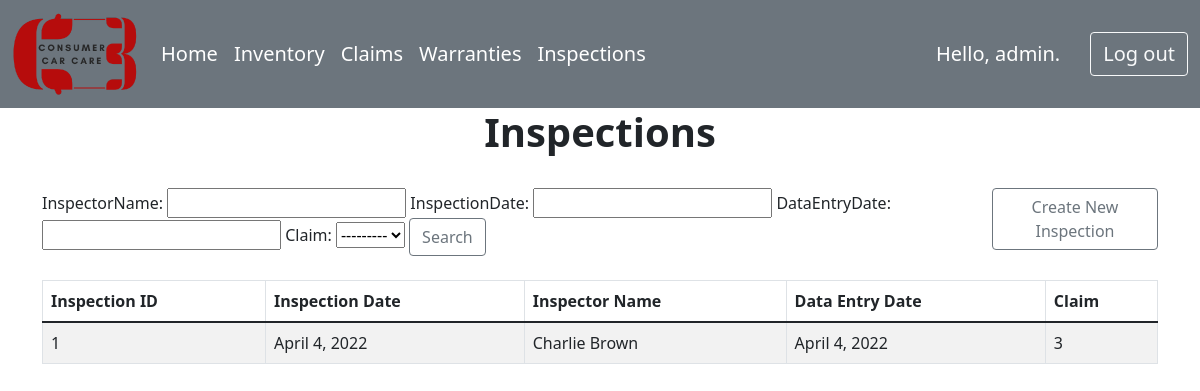
The app's page /inspectionsIndex/ (signed in), older data.
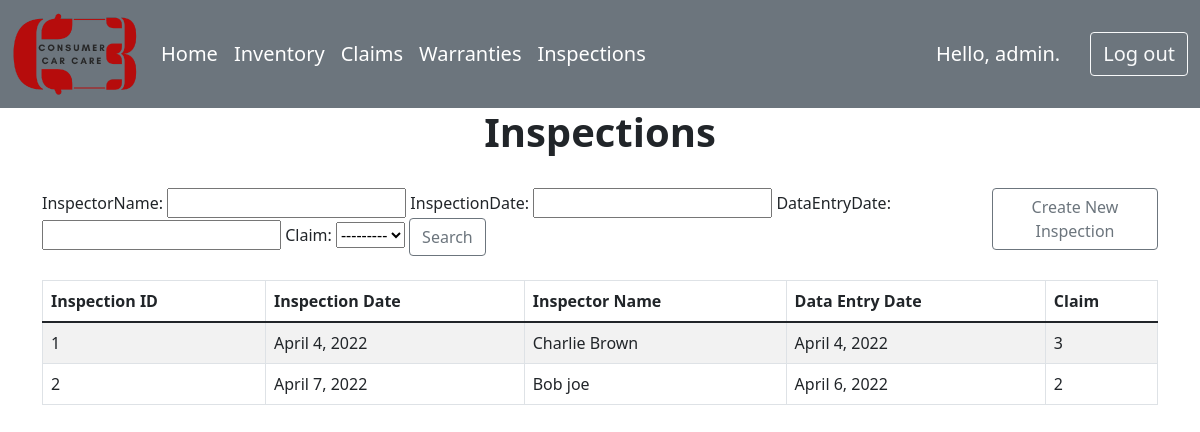
The same page, newer data.
### enterprises/models.py (models this page shows, shortened)
class Inspection(models.Model):
    inspectorName = models.CharField(max_length=30) # stored because the form can be filled out on someone's behalf
    inspectionDate = models.DateField(blank=True, null=True)
    dataEntryDate = models.DateField()
    claim = models.ForeignKey(Claim,on_delete=models.SET_NULL,null=True)

class Claim(models.Model):
    claimDate = models.DateField()
    warranty = models.ForeignKey(Warranty,on_delete=models.SET_NULL,null=True)
    STATUS_CHOICES = [
        ('AP', 'Approved'),
        ('RE', 'Rejected'),
        ('AC', 'Active'),
        ('PE', 'Pending')
    ]
    status = models.CharField(
        max_length = 2,
        choices = STATUS_CHOICES,
        default = 'PE'
    )
    approvalDate = models.DateField(blank=True, null=True)
    def __str__(self):
        return(str(self.pk))

### enterprises/views.py (the view)
# urls.py: path('inspectionsIndex/', views.inspectionsIndex, name='inspectionsIndex'),
@login_required
def inspectionsIndex(request):
    inspections = Inspection.objects.order_by('inspectionDate')
    myFilter = InspectionFilter(request.GET, queryset=inspections)
    inspections = myFilter.qs
    context={'inspections':inspections, 'myFilter':myFilter}
    return render(request, 'enterprises/inspectionsIndex.html', context)

### enterprises/templates/enterprises/inspectionsIndex.html
{% extends "enterprises/base.html" %}
{% block content %}
<div class="container">
    <div class="row">
        <h1 style="font-weight: bold; text-align: center;">Inspections</h1>
    </div>
    <br>
    <div class="row">
        <div class="col-10">
            <form method="get">
                {{myFilter.form}}
                <button class="btn btn-outline-secondary" type="submit">Search</button>
            </form>
        </div>
        <div class="col-2">
            <a href="{% url 'enterprises:newInspection' %}">
                <button class="btn btn-outline-secondary">Create New Inspection</button>
            </a>
        </div>
    </div>
    <br>
    <table class="table table-striped table-responsive table-hover table-bordered">
    <thead>
        <tr>
            <th scope="col">Inspection ID</th>
            <th scope="col">Inspection Date</th>
            <th scope="col">Inspector Name</th>
            <th scope="col">Data Entry Date</th>
            <th scope="col">Claim</th>
        </tr>
    </thead>
    <tbody>
        {% for inspection in inspections %}
            <tr>
                <td>{{inspection.pk}}</td>
                <td>{{inspection.inspectionDate}}</td>
                <td>{{inspection.inspectorName}}</td>
                <td>{{inspection.dataEntryDate}}</td>
                <td>{{inspection.claim}}</td>
            </tr>
        {% endfor %}
    </tbody>
</table>
</div>
{% endblock content %}

Row changes from the older to the newer data that the page shows:
added Inspection: pk "2", inspectionDate "April 7, 2022", inspectorName "Bob joe", dataEntryDate "April 6, 2022", claim "2"
